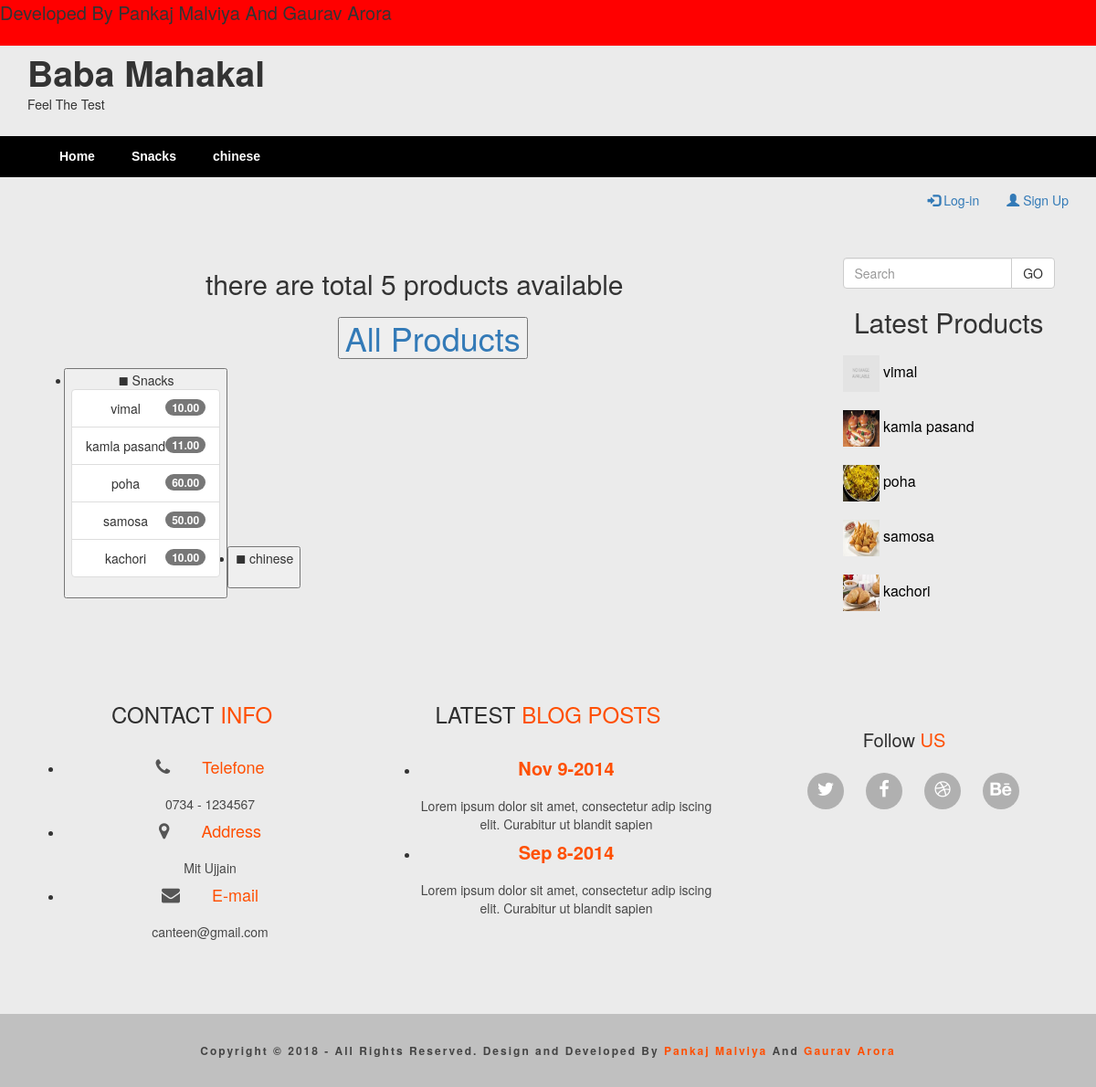
/all/products/, run on the app's committed database.
### shop/models.py (models this page shows, shortened)
class Category(models.Model):
    name = models.CharField(max_length=200,db_index=True)
    slug = models.SlugField(max_length=200,db_index=True,unique=True)
    class Meta:
        ordering = ('name',)
        verbose_name = 'category'
        verbose_name_plural = 'categories'
    def get_absolute_url(self):
        return reverse('shop:product_list_by_category',args=[self.slug])

class Product(models.Model):
    category = models.ForeignKey(Category,on_delete=models.SET('None'), related_name='products')
    name = models.CharField(max_length=200,db_index=True)
    slug = models.SlugField(max_length=200,db_index=True)
    image = models.ImageField(upload_to='products/%Y/%m/%d',blank=True)
    description = models.TextField(blank=True)
    price = models.DecimalField(max_digits=10, decimal_places=2)
    stock = models.PositiveIntegerField()
    available = models.BooleanField(default=True)
    created = models.DateTimeField(auto_now_add=True)
    updated = models.DateTimeField(auto_now=True)
    class Meta:
        ordering = ['-created','name'] #('name','-created',)
        index_together = (('id','slug'),)
    def get_absolute_url(self):
        return reverse('shop:product_detail',args=[self.id, self.slug])

### shop/views.py (the view)
# urls.py: path('all/products/',views.allproducts,name='allproducts'),
def allproducts(request):
    categories = Category.objects.all()
    products = Product.objects.all()
    return render(request,'shop/products/allproducts.html',{'categories':categories,'products':products})

### shop/templatetags/shop_tags.py (called while the page is built)
@register.simple_tag
def total_posts():
 return Product.objects.all().count()

@register.inclusion_tag('shop/products/latest_product.html')
def latest_product(count=5):
    latest_product = Product.objects.filter(available=True).order_by('-created')[:count]
    return {'latest_product':latest_product}

### shop/templates/shop/products/allproducts.html (shortened to what this page needs)
{% extends 'base.html' %}
{% load shop_tags %}
{% load staticfiles %}
{% block content %}
<h2 class="text-center">there are total {% total_posts %} products available</h2>
<ul>
    <h1 style="text-align:center;"><a href="#" data-toggle="tooltip" title="Click To Show / Hide All Product List">
        <button type="button"  data-toggle="collapse" data-target=".demo">All Products</button></a></h1>
    {% for c in categories %}
    <button type="button"  data-toggle="collapse" data-target="#{{ c.id }}">
        <li>
            <small><span class="glyphicon glyphicon-stop" aria-hidden="true"></span></small>
            {{ c.name }}
        </li>
        <div id="{{ c.id }}" class="collapse in demo">
            <ul class="list-group">
                {% for product in products %}
                {% if product.category == c %}
                <li class="list-group-item">{{ product.name }}<span class="badge">{{ product.price }}</span></li>
                {% endif %}
                {% endfor %}
            </ul>
        </div>
        {% endfor %}
    </Button>
</ul>
{% endblock %}

### shop/templates/base.html (shortened to what this page needs)
{% load staticfiles %}
{% load shop_tags %}
<body>
<head>
    {% block head %}
    <link rel="stylesheet" href="{% static 'css/bootstrap.css' %}"/>
    <link rel="stylesheet" href="{% static 'css/style.css' %}"/>
    <link rel="stylesheet" href="{% static 'font-awesome/css/font-awesome.css' %}"/>
    <link rel="stylesheet" href="//code.jquery.com/ui/1.12.1/themes/base/jquery-ui.css">
    {% endblock %}
</head>
<body style="background:#EBEBEB">
<div class="container-fluid marque">
    <div class="row">
        <div class="col-md-12 ">
            <marquee  class="" behavior="scroll" direction="left">Developed By Pankaj Malviya And Gaurav Arora</marquee>
        </div>
    </div>
</div>
<div class="container-fluid">
    <div class="container">
        <div class="row">
            <div class="col-md-12 ">
                <h1 class="heading" >Baba Mahakal</b></h1>
                <p class="slogen">Feel The Test</p>
            </div>
        </div>
    </div>
</div>
<div class="container-fluid navigation" >
    <div class="container">
        <div class="row">
            <div class="col-md-12">
                <nav class="primary-navigation " id="navigation1">
                        <div class="collapse navbar-collapse" id="myNavbar">
                            <ul class="nav navbar-nav">
                                <li class="active"><a href="{% url 'shop:index' %}">Home</a></li>
                                {% for c in categories %}
                                <li {% if category.slug == c.slug %}class="selected active"{% endif %}>
                                <a href="{{ c.get_absolute_url }}" >{{ c.name }}</a>
                                </li>
                                {% endfor %}
                            </ul>
                        </div>
                </nav>
            </div>
        </div>
    </div>
</div>
<div class="conatiner-fluid">
    <div class="container">
        <div class="row">
            <div class="col-md-12">
                <div class="pull-right">
                {% if request.user.is_authenticated %}
                    Hello {{ request.user.first_name }},<a href="{% url 'shop:logout' %}">Logout</a>
                {% else %}
                    <ul class="nav navbar-right navbar-nav">
                        <li><a href="{% url 'shop:login' %}"><span class="glyphicon glyphicon-log-in"></span> Log-in  </a></li>
                        <li><a href="{% url 'shop:signup' %}"><span class="glyphicon glyphicon-user"></span> Sign Up</a></li>
                    </ul>
                {% endif %}
                </div>
            </div>
        </div>
    </div>
</div>
<div class="container-fluid" style="margin-top:30px">
    <div class="container">
        <div class="row">
            <div class="col-md-9 ">
                {% block content %}{% endblock content %}
            </div>
            <div class="col-md-3">
                {% block sidebar %}
                {% include 'shop/products/search.html' %}
                <div>
                    <center><h2>Latest Products</h2></center>
                    {% latest_product %}
                </div>
                {% endblock sidebar %}
            </div>
        </div>
    </div>
</div>
{% block footer %}
<section id="footer" >
        <div class="container">
            <div class="row">
                <center class="col-md-4" >
                        <h3>CONTACT <span>INFO</span></h3>
                        <div class="info">
                            <ul>
                                <li>
                                  <h4><i class="fa fa-phone"></i> Telefone</h4>
                                  <p>0734 - 1234567</p>
                                </li>
                                <li>
                                  <h4><i class="fa fa-map-marker"></i> Address</h4>
                                  <p>Mit Ujjain</p>
                                </li>
                                <li>
                                  <h4><i class="fa fa-envelope"></i> E-mail</h4>
                                  <p>canteen@gmail.com</p>
                                </li>
                            </ul>
                        </div>
                </center>
                <center class="col-md-4">
                        <h3>LATEST <span >BLOG POSTS</span></h3>
                        <div class="blog">
                            <ul>
                                <li>
                                    <h4><a href="#">Nov 9-2014</a></h4>
                                    <p>Lorem ipsum dolor sit amet, consectetur adip iscing elit. Curabitur ut blandit sapien</p>
                                </li>
                                <li>
                                    <h4><a href="#">Sep 8-2014</a></h4>
                                    <p>Lorem ipsum dolor sit amet, consectetur adip iscing elit. Curabitur ut blandit sapien</p>
                                </li>
                            </ul>
                        </div>
                </center>
                <center class="col-md-4">
                        <div class="social-media-link">
                            <h3>Follow <span >US</span></h3>
                            <ul>
                                <li>
                                    <a href="#"><i class="fa fa-twitter"></i></a>
                                </li>
                                <li>
                                    <a href="#"><i class="fa fa-facebook"></i></a>
                                </li>
                                <li>
                                    <a href="#"><i class="fa fa-dribbble"></i></a>
                                </li>
                                <li>
                                    <a href="#"><i class="fa fa-behance"></i></a>
                                </li>
                            </ul>
                        </div>
                </center>
            </div>
        </div>
    </section>
{% endblock footer %}
<footer id="footer-bottom">
        <div class="container">
            <div class="row">
                <div class="col-md-12 col-sm-12">
                    <div class="block">
                        <p>Copyright &copy; 2018 - All Rights Reserved. Design and Developed By <a href="#">Pankaj Malviya</a>
                        And <a href="#">Gaurav Arora</a>
                        </p>
                    </div>
                </div>
            </div>
        </div>
    </footer>
</body>
</html>

### shop/templates/shop/products/latest_product.html
{% load staticfiles %}
<ul class="nav">
{% for product in latest_product %}
 <li>
  <a href="{{ product.get_absolute_url }}" style="font-size:16px;color:black">
      <img style="height:40px;width:40px;" src="
      {% if product.image %}
        {{ product.image.url }}
      {% else %}
        {% static 'img/no_image.png' %}
      {% endif %}"/>
       {{ product.name }}
  </a>
 </li>
{% endfor %}
</ul>

### static/css/style.css (style rules this page uses)
.marque { background:red; height:50px; font-size:20px; border: 0; outline: 0; vertical-align: baseline; margin: 0; padding: 0; }
.heading { font-size: 39px; display: inline-block; line-height: 1; margin: 10px 0 23px 0; font-weight:bold; }
.slogen { margin-top: -18px; margin-bottom: 10px; }
.navigation { background:black; display: block; clear: both; width: 100%; max-width: 100%; margin: 15px auto 0; min-height: 45px; }
#navigation1 { width: 100%; font-size: 13px; margin: 0 auto; }
#navigation1 ul li a { transition: all 0.25s linear; font-size: 14px; color: #fff; font-weight: 600; text-align: left; text-decoration: none; padding: 0 20px; line-height: 45px; font-family: 'Monda', sans-serif; display: block; }
.primary-navigation { display: block; clear: both; width: 100%; max-width: 100%; margin: 15px auto 0; min-height: 45px; }
#footer { padding: 70px 0px; }
#footer h3 { color: #2E2E2E; padding-bottom: 25px; }
#footer h3 span { color: #FF4F02; }
#footer .blog ul, #footer .info ul, { padding-top: 20px; }
#footer .blog ul li, #footer .info ul li, { margin-bottom: 25px; display: inline-block; margin-right: 20px; }
#footer .blog ul li h4, #footer .info ul li h4 { padding-bottom: 10px; display: block; color: #FF4F02; }
#footer .blog ul li h4 i, #footer .info ul li h4 i { color: #555; margin-right: 30px; font-size: 20px; }
#footer .blog ul li h4 a, #footer .info ul li h4 a { color: #FF4F02; font-size: 20px; font-weight: 600; }
#footer .blog ul li p, #footer .info ul li p { color: #474747; font-size: 14px; }
#footer .social-media-link h3 { font-size: 20px; padding-bottom: 15px; padding-top: 30px; }
#footer .social-media-link h3 span { color: #FF4F02; }
#footer .social-media-link ul li { display: inline-block; margin-right: 20px; }
#footer .social-media-link ul li a { display: block; width: 40px; height: 40px; text-align: center; font-size: 20px; padding-top: 8px; border-radius: 100%; background: #B0B0B0; color: #FFFFFF; -webkit-transition: .3s all; -o-transition: .3s all; transition: .3s all; }
#footer-bottom { #background: #E9E9E9; background:silver; padding: 20px 0px; }
#footer-bottom p { text-align: center; padding-top: 12px; color: #454545; font-size: 12px; font-weight: 600; letter-spacing: 2px; }
#footer-bottom p a { color: #FF4F02; }

### data on the page
Category: name "Snacks"
Category: name "chinese"
Product: name "vimal", price "10.00"
Product: name "kamla pasand", price "11.00", image (picture)
Product: name "poha", price "60.00", image (picture)
Product: name "samosa", price "50.00", image (picture)
Product: name "kachori", price "10.00", image (picture)
